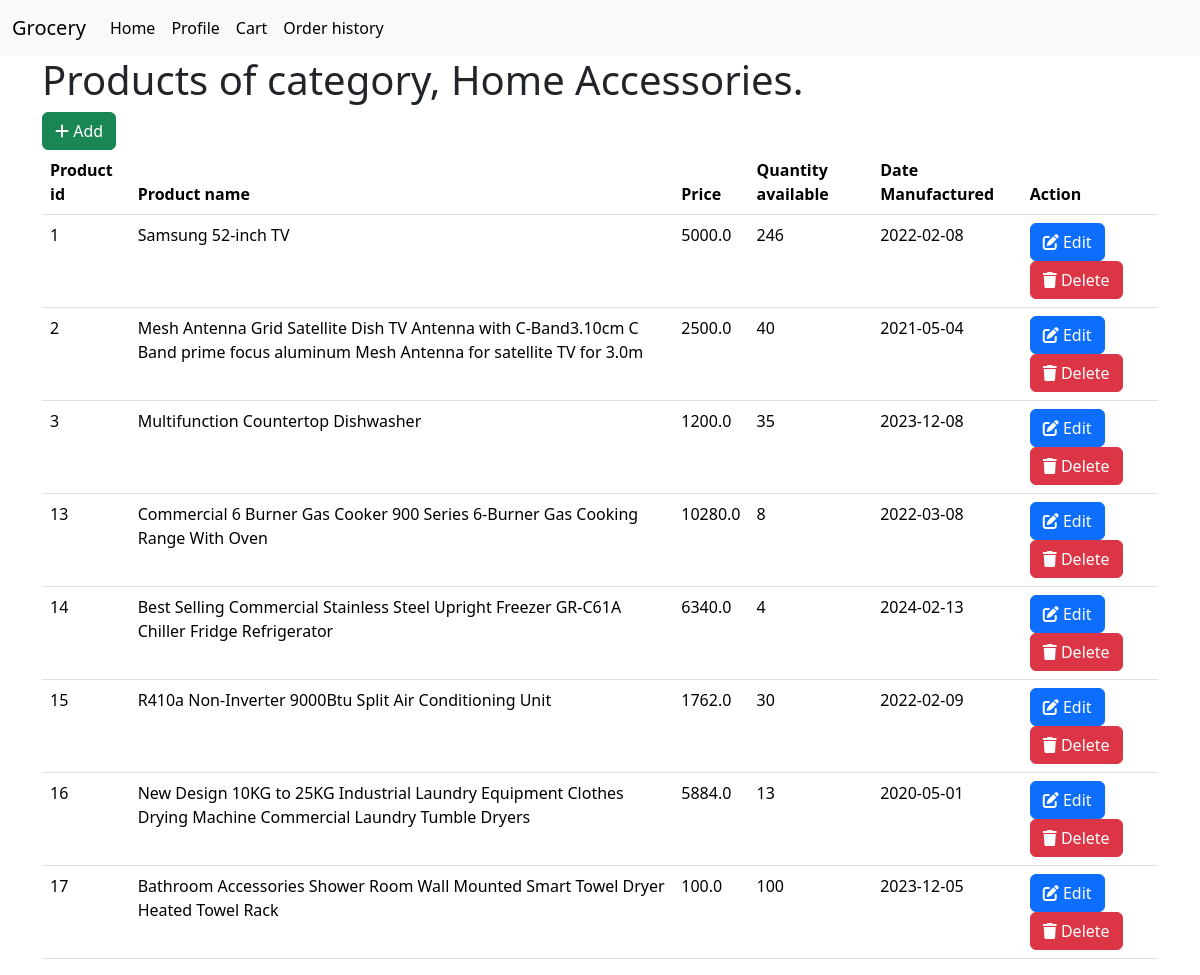
The app's page /category/show/1/ (signed in) with its own data.
### models.py (models this page shows)
class Category(db.Model):
    id = db.Column(db.Integer, primary_key=True)
    cat_name = db.Column(db.String(180), unique=False)
    product = db.relationship('Product', backref=db.backref('category', lazy=True), cascade='all, delete-orphan')

class Product(db.Model):
    id = db.Column(db.Integer, primary_key=True)
    product_name = db.Column(db.String(180), nullable=False)
    price = db.Column(db.Float, nullable=False)
    description = db.Column(db.String(1400), nullable=True)
    category_id = db.Column(db.Integer, db.ForeignKey('category.id'), nullable=False)
    quantity_available = db.Column(db.Integer, nullable=False)
    manu_date = db.Column(db.Date, nullable=True)
    carts = db.relationship('Cart', backref=db.backref('product', lazy=True))
    orders = db.relationship('Order', backref=db.backref('product', lazy=True))
    product_image_path = db.Column(db.String(180), nullable=False)

### routes.py (the view)
@app.route("/category/show/<int:id>/")  ## we user <int:id> to identify the category we want to show using the ID of the category
@admin_required
def show_category(id):  ## id is the ID number of the category we want to show. flask automatically trask the ID that is been worked on, on the frontend view on the browser to relate them to the actual codes we are working with, in the code or programming section.
    category = Category.query.get(id)
    datetime_now = datetime.now().strftime('%Y-%m-%d')
    if not category:
        flash("Category not found")
        return redirect(url_for('admin_dashboard'))
    else:
        return render_template('category/show.html', category=category)  ## if the category is found in the database, it renders the show.html page with the category name in the database.

### routes.py (called while the page is built)
def admin_required(func):
    @wraps(func)
    def inner(*args, **kwargs):
        if 'user_id' not in session:
            flash("please login to continue")
            return redirect(url_for('login_page'))
        user = User.query.get(session['user_id'])
        if not user.is_admin:
            flash("You are not authorized to access this page")
            return redirect(url_for('home_page'))
        else:
            return func(*args, **kwargs)
    return inner

### templates/category/show.html (shortened to what this page needs)
{% extends 'layout.html' %}
{% block content %}
    <h1>Products of category,  {{category.cat_name}}.</h1>
    <a href="{{url_for('add_product', id=category.id)}}" class="btn btn-success">
        <i class="fa fa-plus" aria-hidden="true"></i>
        Add
    </a>
    <table class="table">
        <thead>
            <tr>
                <th>Product id</th>
                <th>Product name</th>
                <th>Price</th>
                <th>Quantity available</th>
                <th>Date Manufactured</th>
                <th>Action</th>
            </tr>
        </thead>
        <tbody>
            {% for each_product in category.product %}
                <tr>
                    <td>{{each_product.id}}</td>
                    <td>{{each_product.product_name}}</td>
                    <td>{{each_product.price}}</td>
                    <td>{{each_product.quantity_available}}</td>
                    <td>{{each_product.manu_date}}</td>
                    <td>
                        <a href="{{url_for('edit_product', id=each_product.id)}}" class="btn btn-primary">
                            <i class="fa fa-edit" aria-hidden="true"></i>
                            Edit
                        </a>
                        <a href="{{url_for('delete_product', id=each_product.id)}}" class="btn btn-danger">
                            <i class="fa fa-trash" aria-hidden="true"></i>
                            Delete
                        </a>
                    </td>
                </tr>
            {% endfor %}
        </tbody>
    </table>
{% endblock %}

### records on screen
Category: cat_name "Home Accessories"
Product: id "1", product_name "Samsung 52-inch TV", price "5000.0", quantity_available "246", manu_date "2022-02-08"
Product: id "2", product_name "Mesh Antenna Grid Satellite Dish TV Antenna with C-Band3.10cm C Band prime focus aluminum Mesh Antenna for satellite TV for 3.0m", price "2500.0", quantity_available "40", manu_date "2021-05-04"
Product: id "3", product_name "Multifunction Countertop Dishwasher", price "1200.0", quantity_available "35", manu_date "2023-12-08"
Product: id "13", product_name "Commercial 6 Burner Gas Cooker 900 Series 6-Burner Gas Cooking Range With Oven", price "10280.0", quantity_available "8", manu_date "2022-03-08"
Product: id "14", product_name "Best Selling Commercial Stainless Steel Upright Freezer GR-C61A Chiller Fridge Refrigerator", price "6340.0", quantity_available "4", manu_date "2024-02-13"
Product: id "15", product_name "R410a Non-Inverter 9000Btu Split Air Conditioning Unit", price "1762.0", quantity_available "30", manu_date "2022-02-09"
Product: id "16", product_name "New Design 10KG to 25KG Industrial Laundry Equipment Clothes Drying Machine Commercial Laundry Tumble Dryers", price "5884.0", quantity_available "13", manu_date "2020-05-01"
Product: id "17", product_name "Bathroom Accessories Shower Room Wall Mounted Smart Towel Dryer Heated Towel Rack", price "100.0", quantity_available "100", manu_date "2023-12-05"
